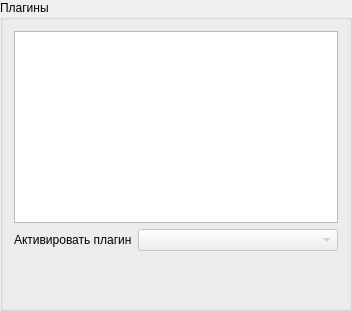
        <widget class="QGroupBox" name="pluginBox">
         <property name="minimumSize">
          <size>
           <width>0</width>
           <height>300</height>
          </size>
         </property>
         <property name="title">
          <string>Плагины</string>
         </property>
         <layout class="QVBoxLayout" name="verticalLayout_12">
          <item>
           <widget class="QListView" name="pluginListView">
            <property name="selectionBehavior">
             <enum>QAbstractItemView::SelectRows</enum>
            </property>
            <property name="viewMode">
             <enum>QListView::ListMode</enum>
            </property>
            <property name="wordWrap">
             <bool>true</bool>
            </property>
           </widget>
          </item>
          <item>
           <layout class="QHBoxLayout" name="horizontalLayout_23">
            <item>
             <widget class="QLabel" name="label_29">
              <property name="text">
               <string>Активировать плагин</string>
              </property>
             </widget>
            </item>
            <item>
             <widget class="QComboBox" name="pluginComboBox">
              <property name="enabled">
               <bool>false</bool>
              </property>
              <property name="minimumSize">
               <size>
                <width>200</width>
                <height>0</height>
               </size>
              </property>
             </widget>
            </item>
           </layout>
          </item>
          <item>
           <spacer name="verticalSpacer_7">
            <property name="orientation">
             <enum>Qt::Vertical</enum>
            </property>
            <property name="sizeHint" stdset="0">
             <size>
              <width>20</width>
              <height>46</height>
             </size>
            </property>
           </spacer>
          </item>
         </layout>
        </widget>
